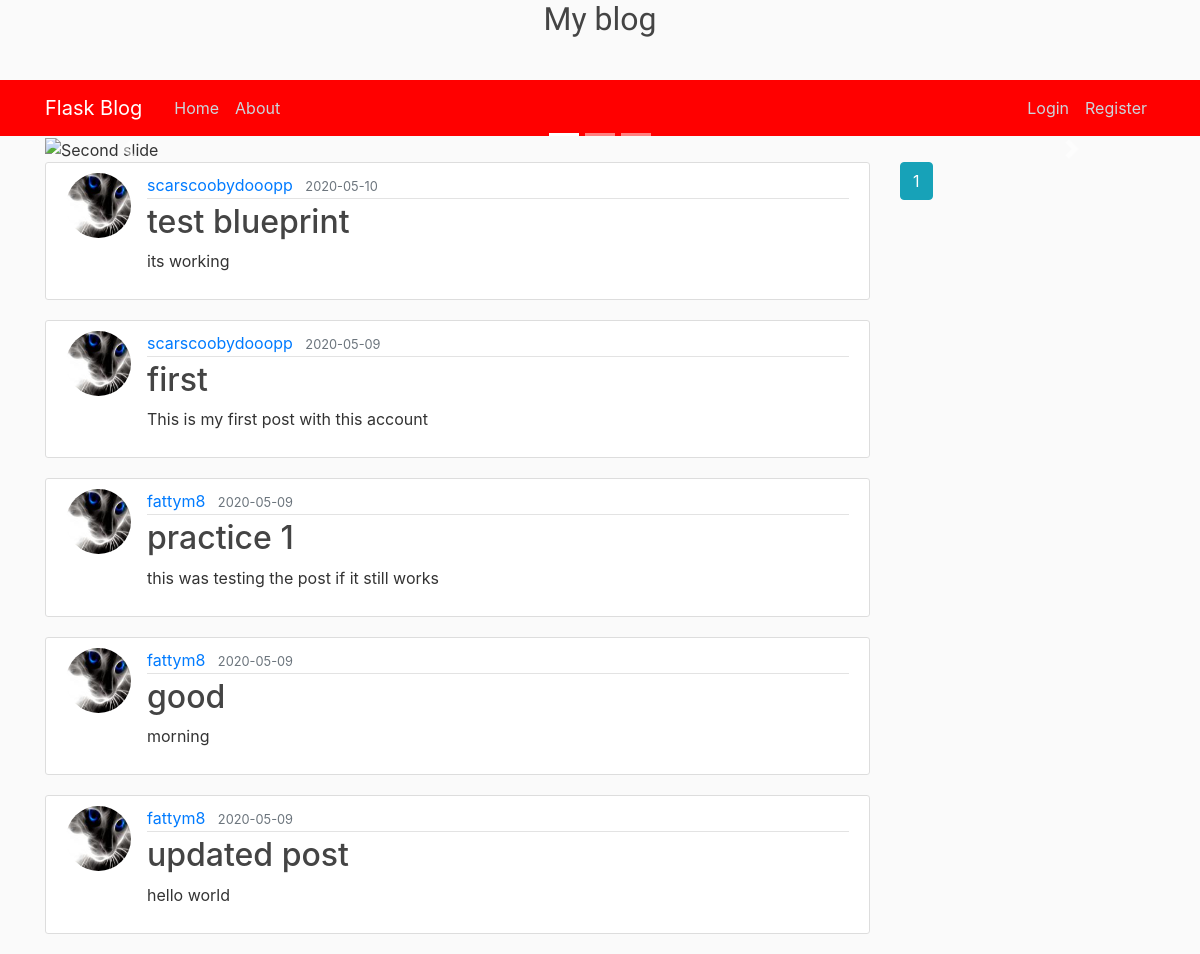
Page /home on the earlier database version.
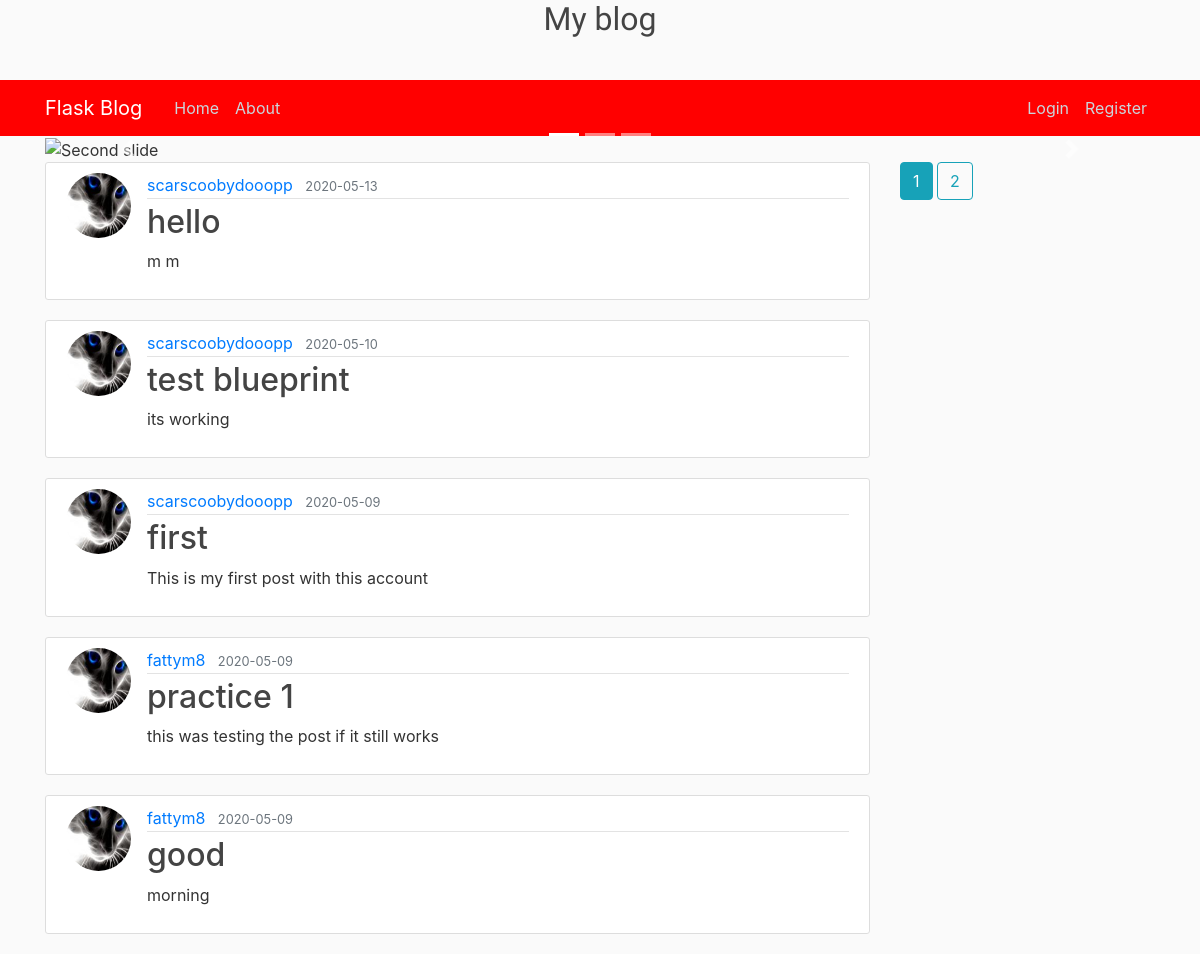
Same page on the later database version.
### flask3/models.py (models this page shows, shortened)
class Post(db.Model):
    id = db.Column(db.Integer, primary_key=True)
    title = db.Column(db.String(100), nullable=False)
    date_posted = db.Column(db.DateTime, nullable=False, default=datetime.utcnow)
    content = db.Column(db.Text, nullable=False)
    user_id = db.Column(db.Integer, db.ForeignKey('user.id'), nullable=False)

class User(db.Model,UserMixin):
    id = db.Column(db.Integer, primary_key=True)
    username = db.Column(db.String(20), unique=True, nullable=False)
    email = db.Column(db.String(120), unique=True, nullable=False)
    image_file = db.Column(db.String(20), nullable=False, default='default.jpg')
    password = db.Column(db.String(60), nullable=False)
    posts = db.relationship('Post', backref='author', lazy=True)

### flask3/routes.py (the view)
@app.route('/')
@app.route('/home')
def home():
    page = request.args.get('page', 1, type=int)
    posts = Post.query.order_by(Post.date_posted.desc()).paginate(page=page, per_page=5)
    return render_template('home.html',posts= posts)

### flask3/templates/home.html (shortened to what this page needs)
{% extends "layout.html" %}
{% block content %}
<div id="carouselId" class="carousel slide " data-ride="carousel fixed-top">
  <ol class="carousel-indicators">
    <li data-target="#carouselId" data-slide-to="0" class="active"></li>
    <li data-target="#carouselId" data-slide-to="1"></li>
    <li data-target="#carouselId" data-slide-to="2"></li>
  </ol>
  <div class="carousel-inner" role="listbox">
    <div class="carousel-item active">
      <img src="https://bit.ly/2AgCniC" alt="Second slide">
      <div class="carousel-caption d-none d-md-block">
      </div>
    </div>
  </div>
  <a class="carousel-control-prev" href="#carouselId" role="button" data-slide="prev">
    <span class="carousel-control-prev-icon" aria-hidden="true"></span>
  </a>
  <a class="carousel-control-next" href="#carouselId" role="button" data-slide="next">
    <span class="carousel-control-next-icon" aria-hidden="true"></span>
  </a>
</div>
<header>
<div class="row">
  <div class="col-md-9">
    {% for post in posts.items %}
        <article class="media content-section">
          <img class="rounded-circle article-img" src="{{ url_for('static', filename='profile_pics/' + post.author.image_file) }}">
          <div class="media-body">
            <div class="article-metadata">
              <a class="mr-2" href="#">{{ post.author.username }}</a>
              <small class="text-muted">{{ post.date_posted.strftime('%Y-%m-%d') }}</small>
            </div>
            <h2><a class="article-title" href="{{ url_for('post', post_id=post.id) }}">{{ post.title }}</a></h2>
            <p class="article-content">{{ post.content }}</p>
          </div>
        </article>
    {% endfor %}
</div>
  <div class="col-md-3">
    {% for page_num in posts.iter_pages(left_edge=1, right_edge=1, left_current=1, right_current=2) %}
    {% if page_num %}
      {% if posts.page == page_num %}
        <a class="btn btn-info mb-4" href="{{ url_for('home', page=page_num) }}">{{ page_num }}</a>
      {% else %}
        <a class="btn btn-outline-info mb-4" href="{{ url_for('home', page=page_num) }}">{{ page_num }}</a>
      {% endif %}
    {% else %}
      ...
    {% endif %}
  {% endfor %}
  </div>
{% endblock content %}

Differences in the rows shown:
no longer on this page (row unchanged): Post: image_file (picture), author.username "fattym8", date_posted "2020-05-09", title "updated post", content "hello world"
added Post: image_file (picture), author.username "scarscoobydooopp", date_posted "2020-05-13", title "hello", content "m m"
Other differences:
new list line: "2"
